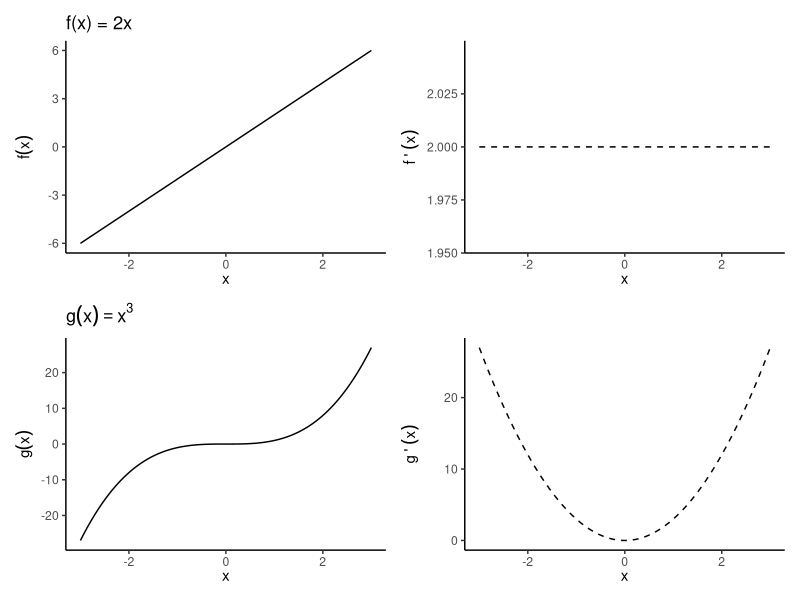
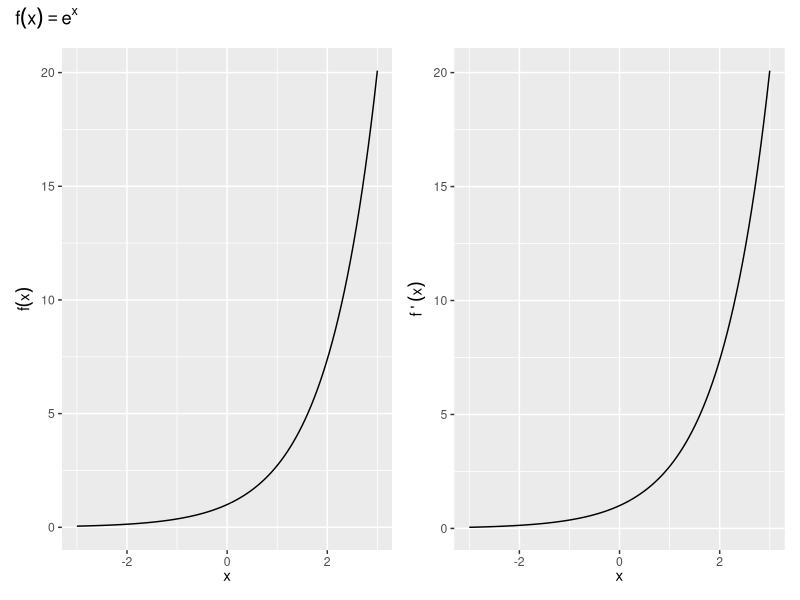
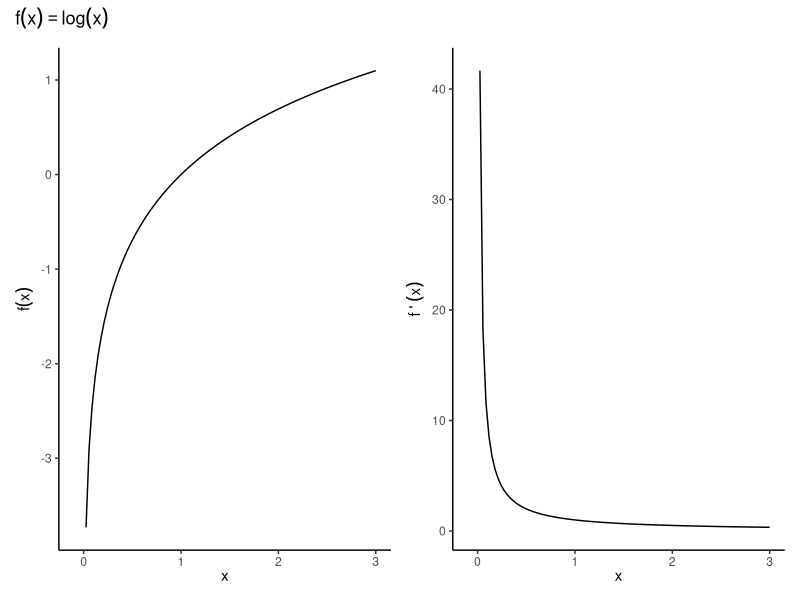
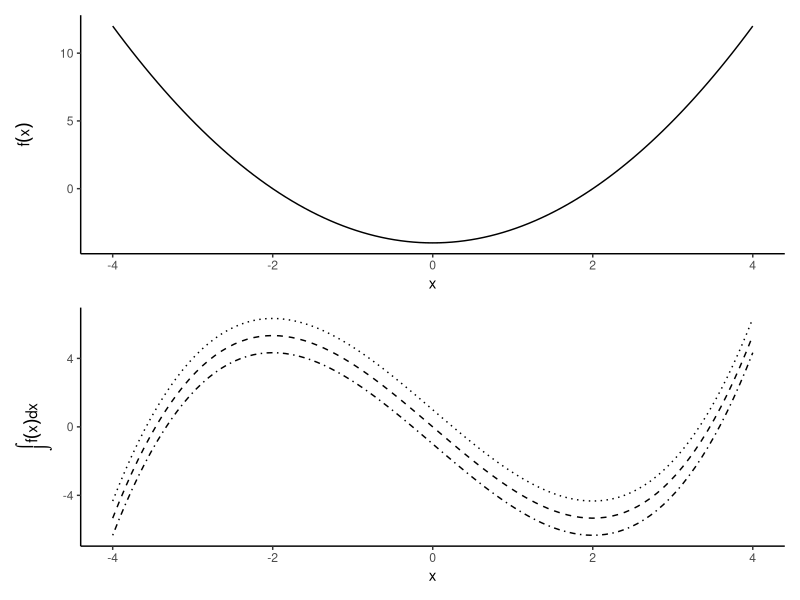
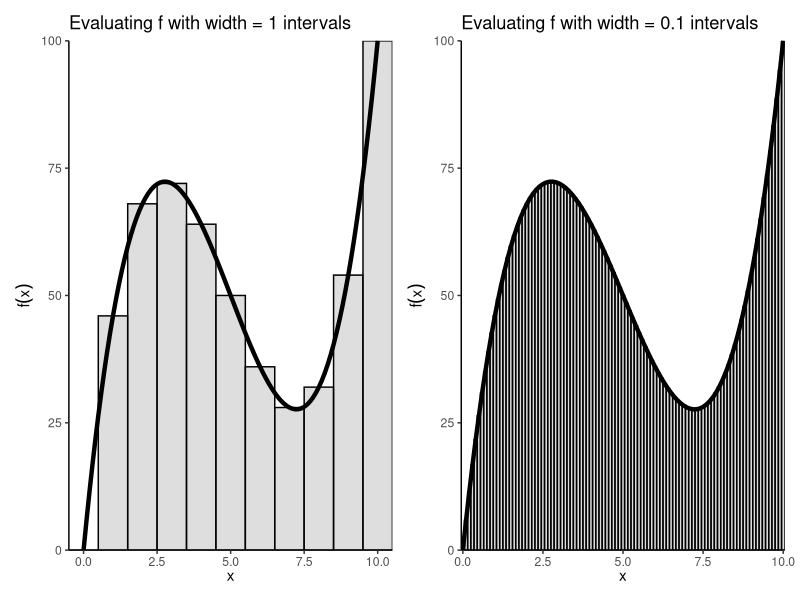

These figures' R source, in order:
## ---- chunk 1
library(ggplot2)
library(tibble)
library(dplyr)
library(patchwork)
## ---- chunk 2
range <- tibble::tibble(x = c(-3, 3))

fx0 <- ggplot(range, aes(x = x)) +
  labs(x = expression(x), y = expression(f(x))) +
  theme_classic()

fx <- fx0 +  
  stat_function(fun = function(x) 2*x, size = 0.5) +
  labs(title = "f(x) = 2x") +
  expand_limits(y = 0)

fprimex <- fx0 + stat_function(fun = function(x) 2, size = 0.5, linetype = "dashed") +
  labs(x = expression(x), y = expression(f~plain("'")~(x)))

gx <- fx0 +  
  stat_function(fun = function(x) x^3, size = 0.5) +
  labs(y = expression(g(x)), title = expression(g(x)==x^3)) +
  expand_limits(y = 0)
  
gprimex <- fx0 + stat_function(fun = function(x) 3*(x^2), size = 0.5, linetype = "dashed") +
  labs(x = expression(x), y = expression(g~plain("'")~(x)))

fx + fprimex + gx + gprimex + plot_layout(ncol = 2)
## ---- chunk 3
range <- tibble::tibble(x = c(-3, 3))

fx0 <- ggplot(range, aes(x = x)) +
  labs(x = expression(x), y = expression(f(x)))

fx <- fx0 +  
  stat_function(fun = function(x) exp(x), size = 0.5) +
  expand_limits(y = 0)

fprimex <- fx0 + stat_function(fun = function(x) exp(x), size = 0.5) +
  labs(x = expression(x), y = expression(f~plain("'")~(x)))

fx + fprimex + plot_annotation(expression(f(x)==e^x))
## ---- chunk 4
range <- tibble::tibble(x = c(-0.1, 3))

fx0 <- ggplot(range, aes(x = x)) +
  labs(x = expression(x), y = expression(f(x))) +
  theme_classic()

fx <- fx0 +  
  stat_function(fun = function(x) ifelse(x <= 0, NA, log(x)), size = 0.5) +
  expand_limits(y = 0)

fprimex <- fx0 + stat_function(fun = function(x) ifelse(x <= 0, NA, 1/x), size = 0.5) +
  labs(x = expression(x), y = expression(f~plain("'")~(x)))

fx + fprimex + plot_annotation(expression(f(x)==log(x)))
## ---- chunk 5
range1 <- tibble(x = c(-4, 4))


fx <- ggplot(range1, aes(x = x)) +
  stat_function(fun = function(x) x^2 - 4, size = 0.5) +
  labs(y = expression(f(x))) +
  theme_classic()

Fx <- ggplot(range1, aes(x = x)) +
  stat_function(fun = function(x) (x^3)/3 - 4*x,     size = 0.5, linetype = "dashed") +
  stat_function(fun = function(x) (x^3)/3 - 4*x + 1, size = 0.5, linetype = "dotted") +
  stat_function(fun = function(x) (x^3)/3 - 4*x - 1, size = 0.5, linetype = "dotdash") +
  labs(y = expression(integral(f(x)*dx)))+
  theme_classic()

fx + Fx + plot_layout(ncol = 1)
## ---- chunk 6
f3 <- function(x) -15*(x - 5) + (x - 5)^3 + 50

d1 <- tibble(x = seq(0, 10, 1)) %>%  mutate(f = f3(x))
d2 <- tibble(x = seq(0, 10, 0.1)) %>%  mutate(f = f3(x))

range <- tibble::tibble(x = c(0, 10))

fx0 <- ggplot(range, aes(x = x)) +
  labs(x = expression(x), y = expression(f(x)))

fx <- fx0 +  
  expand_limits(y = 0) + 
  scale_y_continuous(expand = c(0, 0)) +
  scale_x_continuous(expand = c(0, 0)) +
  theme_classic()

g1 <- fx +   geom_col(data = d1, aes(x, f), width = 1, fill = "gray", alpha = 0.5, color = "black") +   stat_function(fun = f3, size = 1.5) + labs(title = "Evaluating f with width = 1 intervals")
g2 <- fx +   geom_col(data = d2, aes(x, f), width = 0.1, fill = "gray", alpha = 0.5, color = "black")  +   stat_function(fun = f3, size = 1.5) +labs(title = "Evaluating f with width = 0.1 intervals")

g1 + g2
